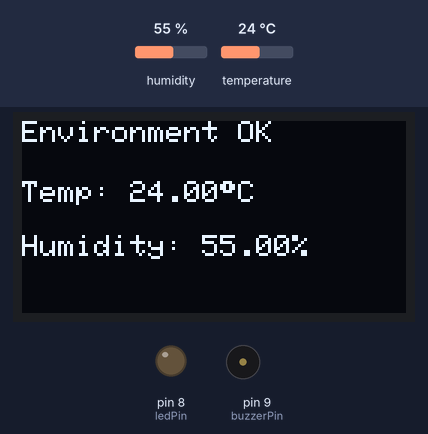
This sketch was run on a simulated Arduino Uno, built with avr-gcc and run on an emulated ATmega328P. On the bench: 128×64 one-colour display, output pins drawn as LEDs (lit = HIGH), buzzer (waves = sounding). Inputs (shaded band) come from the test bench; at power-on: humidity 55 %, temperature 24 °C. What the sketch prints to the serial monitor is not drawn.

Above: at 3.2 s.
3.3 s: humidity set to 69 %
At 5.2 s:
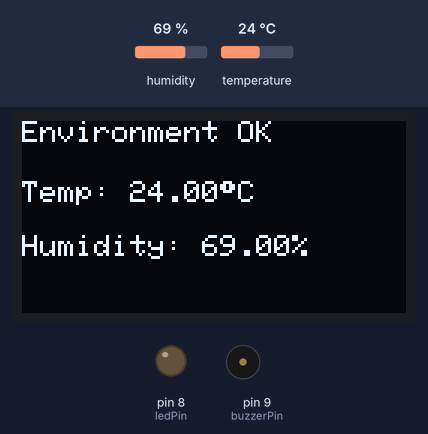
6.1 s: humidity set to 72 %
At 9.3 s:
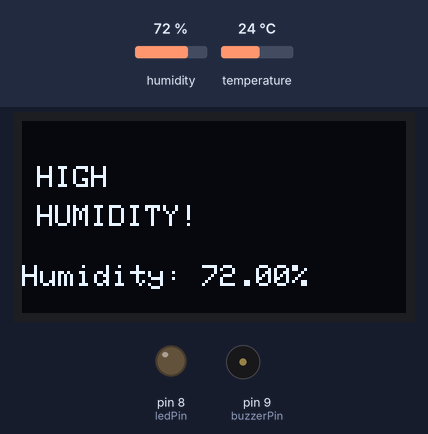
11.4 s: temperature set to 29 °C
14.8 s: temperature set to 32 °C
At 19.1 s:
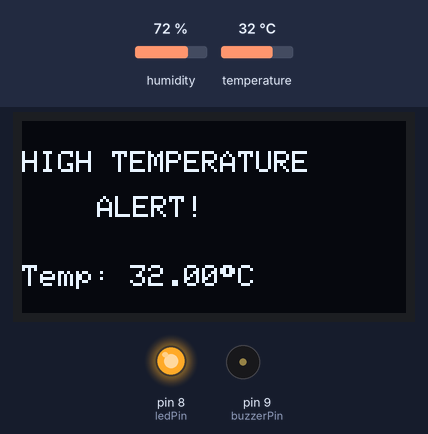
20.1 s: temperature set to 33 °C
At 24.7 s:
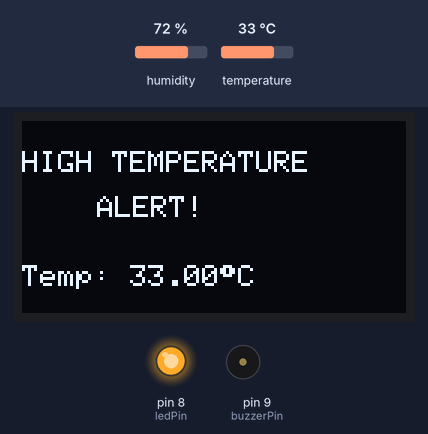
26.2 s: temperature set to 12 °C
At 30.8 s:
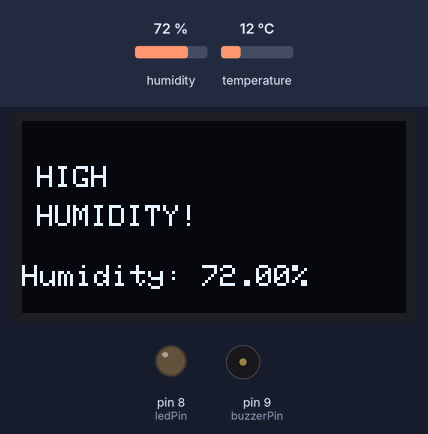
Timing chart, 0 to 32.3 s (numbered marks = the images above; inputs shaded):
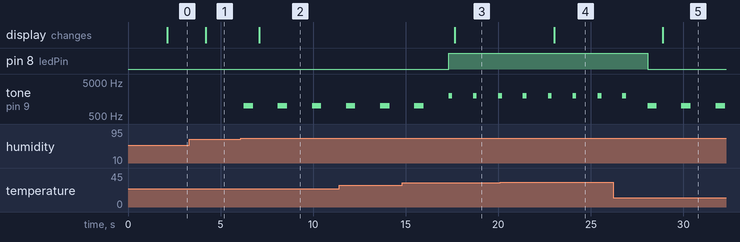

Measured:
- the behaviour switches between 70 and 71 % on humidity (found by bisection; images 1 and 2)
- the behaviour switches between 30 and 31 °C on temperature (found by bisection; images 2 and 3)
- after the input at 3.3 s, the display: changes after 0.90 s (image 1)
- after the input at 6.1 s, tone on pin 9 (buzzerPin): alternates 1000 Hz for 0.50 s and silent for 1.3 s, starting after 0.16 s; the display: changes after 0.99 s (image 2)
- after the input at 14.8 s, pin 8 (ledPin): LOW → HIGH after 2.5 s; the display: changes after 2.8 s (image 3)
- after the input at 20.1 s, the display: changes after 2.9 s (image 4)
- after the input at 26.2 s, pin 8 (ledPin): HIGH → LOW after 1.9 s; the display: changes after 2.7 s (image 5)

The sketch:

Smart_Weather_Forecast_Indicator.ino
```cpp
#include <Wire.h>
#include <Adafruit_GFX.h>
#include <Adafruit_SSD1306.h>
#include <DHT.h>

#define SCREEN_WIDTH 128
#define SCREEN_HEIGHT 64

Adafruit_SSD1306 display(SCREEN_WIDTH, SCREEN_HEIGHT, &Wire, -1);

#define DHTPIN 2
#define DHTTYPE DHT11

DHT dht(DHTPIN, DHTTYPE);

const int ledPin = 8;
const int buzzerPin = 9;

const float TEMP_LIMIT = 30.0;     // Temperature Threshold
const float HUM_LIMIT = 70.0;      // Humidity Threshold

void setup() {

  pinMode(ledPin, OUTPUT);
  pinMode(buzzerPin, OUTPUT);

  Serial.begin(9600);

  dht.begin();

  display.begin(SSD1306_SWITCHCAPVCC, 0x3C);

  display.clearDisplay();
  display.setTextSize(2);
  display.setCursor(10,20);
  display.println("ENV");
  display.setCursor(5,42);
  display.println("MONITOR");
  display.display();

  delay(2000);
}

void loop() {

  float temp = dht.readTemperature();
  float hum = dht.readHumidity();

  if (isnan(temp) || isnan(hum)) {
    return;
  }

  display.clearDisplay();
  display.setTextSize(1);

  if (temp > TEMP_LIMIT) {

    digitalWrite(ledPin, HIGH);

    // Fast buzzer pattern
    tone(buzzerPin, 2000);
    delay(200);
    noTone(buzzerPin);
    delay(100);

    display.setCursor(0,10);
    display.println("HIGH TEMPERATURE");
    display.setCursor(25,25);
    display.println("ALERT!");
    display.setCursor(0,48);
    display.print("Temp: ");
    display.print(temp);
    display.print((char)247);
    display.print("C");
  }

  else if (hum > HUM_LIMIT) {

    digitalWrite(ledPin, LOW);

    // Slow buzzer pattern
    tone(buzzerPin, 1000);
    delay(500);
    noTone(buzzerPin);
    delay(300);

    display.setCursor(5,15);
    display.println("HIGH");
    display.setCursor(5,28);
    display.println("HUMIDITY!");
    display.setCursor(0,48);
    display.print("Humidity: ");
    display.print(hum);
    display.print("%");
  }

  else {

    digitalWrite(ledPin, LOW);
    noTone(buzzerPin);

    display.setCursor(0,0);
    display.println("Environment OK");

    display.setCursor(0,20);
    display.print("Temp: ");
    display.print(temp);
    display.print((char)247);
    display.println("C");

    display.setCursor(0,38);
    display.print("Humidity: ");
    display.print(hum);
    display.println("%");
  }

  display.display();

  Serial.print("Temperature: ");
  Serial.print(temp);
  Serial.print(" C   ");

  Serial.print("Humidity: ");
  Serial.print(hum);
  Serial.println("%");

  delay(1000);
}
```
